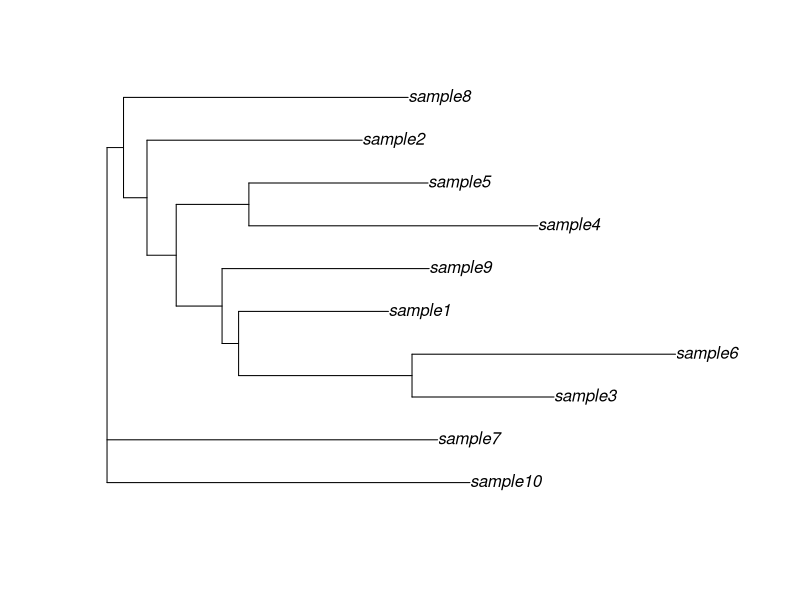

Write the R code that produced this figure. (Note: this script raises an error after producing the figure.)
library(ape) # for phylogenetic tree analysis
library(phangorn) # for maximum likelihood phylogenetic tree inference


# Generate random data
set.seed(123)
n <- 10
m <- matrix(rnorm(n^2), nrow = n)
rownames(m) <- paste0("sample", 1:n)
colnames(m) <- paste0("gene", 1:n)

# Compute distance matrix
d <- dist(m)

# Create tree object using neighbor joining method
tree <- nj(d)

# Plot tree
plot(tree)
################################# with node 

library(ape)

# Create a matrix of random data with 10 rows and 5 columns
set.seed(123)
mat <- matrix(rnorm(10 * 5), nrow = 10, ncol = 5)
rownames(mat) <- paste0("sample", 1:10)
colnames(mat) <- paste0("gene", 1:5)

# Compute distance matrix using Jukes-Cantor model
dist_mat <- dist.dna(mat, model = "JC")

# Build neighbor joining tree
tree <- nj(dist_mat)

# Create a data frame of metadata for each sample
metadata <- data.frame(
  sample = rownames(mat),
  location = c("A", "B", "C", "D", "E", "A", "B", "C", "D", "E"),
  value = rnorm(10, mean = 5, sd = 1)
 
)

# Add metadata to the tree
tree$tip.label <- metadata$sample
tree$node.label <- metadata$value

# Create a function to plot a figure in a node
plot_figure <- function(node, metadata) {
  if (isTip(node)) return()  # don't plot figures for tips
  x <- node$edge.length / 2  # x position of figure
  y <- max(node$edge[, 2]) + 0.2  # y position of figure
  sample_names <- getTips(node)
  values <- metadata[metadata$sample %in% sample_names, "value"]
  height <- max(values) - min(values)
  width <- height / 2
  plot(x, y, type = "n", axes = FALSE, xlab = "", ylab = "", xlim = c(x - width, x + width), ylim = c(y, y + height))
  points(rep(x, length(values)), values, pch = 20)
  abline(h = mean(values))
}

# Plot the tree with lable  in the nodes
plot(tree, main = "Phylogenetic Tree with lable in Nodes")
tiplabels(pch = 20, cex = 1.2)
nodelabels(pch = 20, cex = 1.2)
tiplabels(metadata$location, pch = 16, col = "red", adj = c(1, 0.5))
nodelabels(round(tree$node.label,2), frame = "none", col = "blue", adj = c(0.5, 1))
#tiplabels(metadata$sample, col = "green", adj = c(0, 1))
